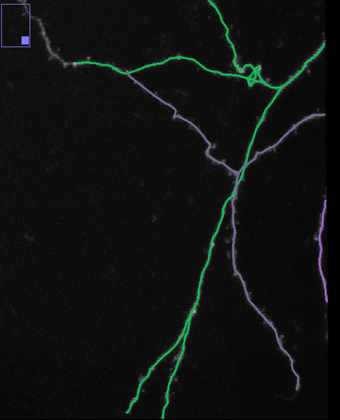
%> input picture Evaluation/data/evaluation/52-51/52.PNG, 340 x 420 px, shrunk from 1259 x 1553 before the run
$ octave --eval "result = FastMarching_old(imread('../../../../data/evaluation/52-51/52.PNG'));"   (GNU Octave 9; MATLAB toolbox functions it lacks are replaced by stand-ins)
%> lines starting %> are read from the running program, lines starting %| are printed output that depends on the picture
### Evaluation/ForCluster/TimeLapseFig3_101/Functions/Multi_Scale_LoG.m
% This is a fast multi-scale LoG filter. R is the scale,
% defined as sqrt(2) times the SD of the best LoG filter

function Im_max = Multi_Scale_LoG(Im,R_min,R_step,R_max,varargin)

if length(varargin)==1
    myClass=varargin{1};
else
    myClass.getFlag=NaN;
end

disp('Multi-scale LoG filtering started.')
cl=class(Im);

% [12 lines of commented-out code are left out]

sizeIm=size(Im);
if length(sizeIm)==2
    sizeIm(3)=1;
end

if R_min<0.1
    R_min=0.1;
end

s=R_min:R_step:R_max;

if isempty(s)
    Im_max=Im;
else
    del=0.01*R_min;

    s0=max(s);
    W=ceil(2.5*s0)*2+1;
    HW=(W-1)/2; % padding of Im
    center=(W+1)/2;
    %extra_padding=[0,0,0]; % extra padding to speed up fft
    extra_padding=[factorize(W-1+sizeIm(1)),factorize(W-1+sizeIm(2)),factorize(W-1+sizeIm(3))];

    %out = imaqmex_1('memorystatus');
    %out = imaqmem;
    %mem_left = out.AvailPhys;
    Byte_needed=(8*2*2*2+1)*prod(sizeIm+2.*HW+extra_padding);
    mem_left=Byte_needed+1;

    if(Byte_needed > mem_left)
        disp('Insufficient amount of available memory to run this plugin. Consider reducing the image.');
        Im_max=Im;
    else
        Im_max=zeros(sizeIm,cl);

        %fIm_pad=zeros(sizeIm+2.*HW+extra_padding,cl);
        %fIm_pad(HW+1:HW+sizeIm(1),HW+1:HW+sizeIm(2),HW+1:HW+sizeIm(3))=Im;

        fIm_pad=padarray(Im,[HW HW HW],'symmetric'); %'replicate'
        fIm_pad=padarray(fIm_pad,extra_padding,'post');

        clear Im
        fIm_pad=fftn(fIm_pad);

        sizeIm_pad=size(fIm_pad);
        if length(sizeIm_pad)==2
            sizeIm_pad(3)=1;
        end

        Kx=(2*pi*(0:sizeIm_pad(1)-1)./sizeIm_pad(1));
        Ky=(2*pi*(0:sizeIm_pad(2)-1)./sizeIm_pad(2));
        Kz=(2*pi*(0:sizeIm_pad(3)-1)./sizeIm_pad(3));
        Kxp=min(Kx,2*pi-Kx);
        Kyp=min(Ky,2*pi-Ky);
        Kzp=min(Kz,2*pi-Kz);

        for k=1:length(s)
            %%%%%%%%%%%%%%%%% LoG Filter %%%%%%%%%%%%%%%%%%%%%%%%%%%%%%%%%%%%%
            if myClass.getFlag()==1
               return;
            end

            fCSFx_pad1=exp(-Kxp.^2.*(s(k)-del)^2./4).*exp(1i.*Kx.*(center-1)); % conjugated fCSF
            fCSFy_pad1=exp(-Kyp.^2.*(s(k)-del)^2./4).*exp(1i.*Ky.*(center-1));
            fCSFz_pad1=exp(-Kzp.^2.*(s(k)-del)^2./4).*exp(1i.*Kz.*(center-1));

            fCSFx_pad2=exp(-Kxp.^2.*(s(k)+del)^2./4).*exp(1i.*Kx.*(center-1)); % conjugated fCSF
            fCSFy_pad2=exp(-Kyp.^2.*(s(k)+del)^2./4).*exp(1i.*Ky.*(center-1));
            fCSFz_pad2=exp(-Kzp.^2.*(s(k)+del)^2./4).*exp(1i.*Kz.*(center-1));

            Im_temp=real(ifftn(fIm_pad.*...
                (repmat(transpose(fCSFx_pad1),[1,sizeIm_pad(2),sizeIm_pad(3)]).*...
                repmat(fCSFy_pad1,[sizeIm_pad(1),1,sizeIm_pad(3)]).*...
                repmat(reshape(fCSFz_pad1,[1,1,sizeIm_pad(3)]),[sizeIm_pad(1),sizeIm_pad(2),1])-...
                repmat(fCSFy_pad2,[sizeIm_pad(1),1,sizeIm_pad(3)]).*...
                repmat(reshape(fCSFz_pad2,[1,1,sizeIm_pad(3)]),[sizeIm_pad(1),sizeIm_pad(2),1]))./(2*del/s(k)))); % correct up to a numerical factor

            Im_temp(Im_temp<0)=0;
            if ~isa(Im_max,'double')
                Im_temp=feval(cl,Im_temp./max(Im_temp(:)).*double(intmax(cl)));
            end
            Im_temp=Im_temp(1:sizeIm(1),1:sizeIm(2),1:sizeIm(3));
            %%%%%%%%%%%%%%%%%%%%%%%%%%%%%%%%%%%%%%%%%%%%%%%%%%%%%%%%%%%%%%%%%%

            % combining different scales
            if k==1
                Im_max=Im_temp;
                clear Im_temp
            else
                ind=(Im_temp > Im_max) & (Im_temp > Simple_Filters(Im_max,'Max',(2*s(k-1)+1).*ones(1,3)));
                Im_max(ind)=Im_temp(ind);
                clear Im_temp ind
            end

            display(['scale = ', num2str(s(k))])
        end
    end
end

disp('Multi-scale LoG filtering is complete.')

### Evaluation/ForCluster/TimeLapseFig3/NeuronTracerV20/factorize.m
% this function finds the smalest pad=N-N0 which will factorize N

function pad=factorize(N0)

factors=[2,3,5,7,11,13];
max_powers=ceil(log(N0)./log(factors));

[X1,X2,X3,X4,X5,X6]=ndgrid(0:max_powers(1),0:max_powers(2),0:max_powers(3),0:max_powers(4),0:max_powers(5),0:max_powers(6));
temp=factors(1).^X1.*factors(2).^X2.*factors(3).^X3.*factors(4).^X4.*factors(5).^X5.*factors(6).^X6-N0;
temp(temp<0)=inf;
[pad,~]=min(temp(:));
%[n1,n2,n3,n4,n5]=ind2sub(size(temp),ind);
%n1=n1-1; n2=n2-1; n3=n3-1; n4=n4-1;; n5=n5-1;
%[n1,n2,n3,n4,n5]

### Evaluation/ForCluster/TimeLapseFig3/NeuronTracerV20/Simple_Filters.m
% This function performs Max, Min, Mean, Median, and SD filtering
% filter_type is a string: 'Min', 'Max', 'Mean', 'Median', or 'SD'
% filter_size is a vector of three odd integers, e.g. [3,3,1]

function Im1=Simple_Filters(Im,filter_type,filter_size)

filter_size=fix(filter_size./2)*2+1;
disp([num2str(filter_size),' ',filter_type,' filtering started.'])

cl=class(Im);
sizeIm=size(Im);
if length(sizeIm)==2
    sizeIm(3)=1;
end
Im=double(Im);
Im1=zeros(sizeIm);
HW=(filter_size-1)./2;

for i=1:sizeIm(3)
    beg_ind=max(1,i-HW(3));
    end_ind=min(sizeIm(3),i+HW(3));
    Im_temp=Im(:,:,beg_ind:end_ind);

    if strcmp(filter_type,'Max')
        Im1(:,:,i) = max(Im_temp,[],3);
        Im1(:,:,i) = ordfilt2(Im1(:,:,i), filter_size(1)*filter_size(2), ones(filter_size(1),filter_size(2)));
    elseif strcmp(filter_type,'Min')
        Im1(:,:,i) = min(Im_temp,[],3);
        Im1(:,:,i) = ordfilt2(Im1(:,:,i), 1, ones(filter_size(1),filter_size(2)));
    elseif strcmp(filter_type,'Mean')
        Im1(:,:,i) = mean(Im_temp,3);
        H=fspecial('average',filter_size(1:2));
        Im1(:,:,i) = imfilter(Im1(:,:,i),H,'replicate');
    elseif strcmp(filter_type,'Median') % this calculation does not give the true median
        Im1(:,:,i) = median(Im_temp,3);
        Im1(:,:,i) = ordfilt2(Im1(:,:,i), (filter_size(1)*filter_size(2)+1)/2, ones(filter_size(1),filter_size(2)));
    elseif strcmp(filter_type,'SD')
        X2 = mean(Im_temp.^2,3);
        X1 = mean(Im_temp,3);
        H=fspecial('average',filter_size(1:2));
        Im1(:,:,i) = (imfilter(X2,H,'replicate')-imfilter(X1,H,'replicate').^2).^0.5;
    else
        error('Unknown method')
    end
end

if ~strcmp(cl,'double')
    Im1=Im1-min(Im1(:));
    Im1=feval(cl,Im1./max(Im1(:)).*double(intmax(cl)));
end
disp([num2str(filter_size),' ',filter_type,' filtering is complete'])

### Evaluation/ForCluster/TimeLapseFig3_101/NeuronTracerV20/Additional Functions/FastMarching_old.m
% This function solves of the Eikonal equation by using the Fast Marching algorithm
% of Sethian. T is the arival time map. The boundary condition is set as
% T(Start_X,Start_Y,Start_Z) = 0 (if start point is provided).

function T=FastMarching_old(Orig)

disp('Fast Marching started.')

N_steps=200; % number of re-initialization steps
Max_dist=15; % re-initialization is done if a fornt reaches Max_dist

Orig=Multi_Scale_LoG(Orig,2,1,3);
%> the loop in Multi_Scale_LoG, `for k=1:length(s)` made 2 passes
%> pass 1, in Multi_Scale_LoG, `Im_temp=Im_temp(1:sizeIm(1),1:sizeIm(2),1:sizeIm(3));`:
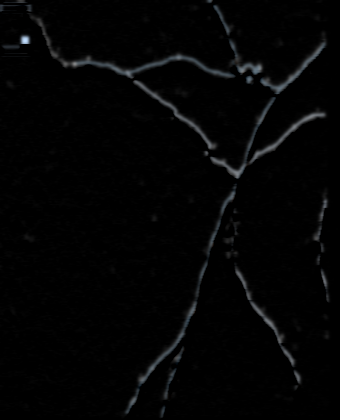
%> Im_temp: size 420x340x3 uint8; mean R, G, B 3.6, 3.9, 4.1
%> pass 2, in Multi_Scale_LoG, `ind=(Im_temp > Im_max) & (Im_temp > Simple_Filters(Im_max,'Max',(2*s(k..`:
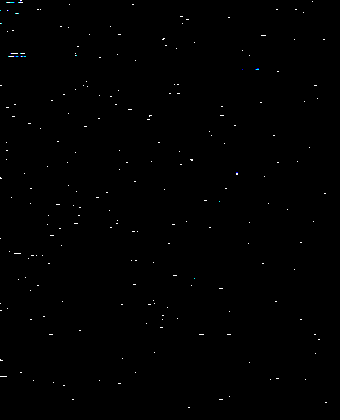
%> ind: size 420x340x3 logical; mean R, G, B 0.0028, 0.00296, 0.00307
Orig=double(Orig);
Orig=Orig-min(Orig(:));
Orig=(Orig./max(Orig(:)));
Orig(Orig<0.01)=0.01;

sizeOrig=size(Orig);
if length(sizeOrig)==2
    sizeOrig=[sizeOrig,1];
end
Im=zeros(sizeOrig+4);
Im(3:end-2,3:end-2,3:end-2)=Orig;
sizeIm=size(Im);

BW = imregionalmax(Im,26);
StartVoxel=find(BW & Im>0.75);
StartVoxel=StartVoxel(10);
[SVx,SVy,SVz]=ind2sub(sizeIm,StartVoxel);

SE=zeros(3,3,3);
SE([5,11,13,15,17,23])=1; % 6-neighbors
SE=strel(SE);
[offsets, ~]=getneighbors(SE);
ii=offsets(:,1); jj=offsets(:,2); kk=offsets(:,3);
iip=ii'; jjp=jj'; kkp=kk';

T=inf(sizeIm); T(StartVoxel)=0;
D=inf(sizeIm); D(StartVoxel)=0;
L=zeros(sizeIm); L(StartVoxel)=(1:length(StartVoxel));

KnownPoints=zeros(10000,1);
NPcount=length(StartVoxel);
KnownPoints(1:NPcount)=StartVoxel;
TrialPoints=zeros(10000,1);
TPcount=0;
T_TrialPoints=inf(10000,1);

NHood=RegionNhood(KnownPoints(1:NPcount),sizeIm,ii,jj,kk);
NHood(ismember(NHood,KnownPoints(1:NPcount)))=[];

figure(100)
imshow(max(Im,[],3)), hold on
[NVx,NVy,NVz]=ind2sub(sizeIm,KnownPoints(1:NPcount));
plot3(NVy,NVx,NVz,'r.')
drawnow

for i=1:N_steps
    display([i/N_steps,length(unique(L(L>0)))]);
    stop_cond=true;
    while stop_cond
% [5 lines of commented-out code are left out]
        ind=[NHood-1,NHood+1,NHood-sizeIm(1),NHood+sizeIm(1),NHood-sizeIm(1)*sizeIm(2),NHood+sizeIm(1)*sizeIm(2)];
        [T(NHood),D(NHood)]=BackSolver(Im(NHood),T(ind),D(ind));
        keep_ind=(L(NHood)==0);
        L(NHood(keep_ind))=max(L(ind(keep_ind,:)),[],2);
        TrialPoints(TPcount+1:TPcount+sum(keep_ind))=NHood(keep_ind);
        T_TrialPoints(TPcount+1:TPcount+sum(keep_ind))=T(NHood(keep_ind));
        TPcount=TPcount+sum(keep_ind);

        [~,ind2]=min(T_TrialPoints); %(1:TPcount)
        NewKnownPoint=TrialPoints(ind2);
        TrialPoints(ind2)=inf;
        T_TrialPoints(ind2)=inf;
        KnownPoints(NPcount+1)=NewKnownPoint;
        NPcount=NPcount+1;
        [x,y,z]=ind2sub_AS(sizeIm,NewKnownPoint);
        NHood = ii+x+(jj+y-1).*sizeIm(1)+(kk+z-1).*(sizeIm(1)*sizeIm(2));
        collision=(sum(L(NHood))~=sum(L(NHood)>0).*max(L(NHood)));
        %NHood(ismember(NHood,KnownPoints))=[];
        NHood(T(NHood)<=T(NewKnownPoint))=[];

        if D(NewKnownPoint)>=Max_dist
            stop_cond=false;
        end
        if collision
            stop_cond=false;
        end
    end

    [T,D,L]=GradientDescent(T,D,L,NewKnownPoint);
    ind=find(TrialPoints(1:TPcount)==inf); % remove inf
    TrialPoints(ind)=[];
    T_TrialPoints(ind)=[];
    TPcount=TPcount-length(ind);

    ind=find(T(TrialPoints(1:TPcount))==inf | L(TrialPoints(1:TPcount))==L(NewKnownPoint));
    TrialPoints(ind)=[];
    T_TrialPoints(ind)=[];
    TPcount=TPcount-length(ind);

    ind=find(T(KnownPoints(1:NPcount))==inf | L(KnownPoints(1:NPcount))==L(NewKnownPoint));
    KnownPoints(ind)=[];
    NPcount=NPcount-length(ind);
    new_region_ind=find(L==L(NewKnownPoint));
    KnownPoints(NPcount+1:NPcount+length(new_region_ind))=new_region_ind;
    NPcount=NPcount+length(new_region_ind);

    NHood=RegionNhood(new_region_ind,sizeIm,ii,jj,kk);
    NHood(ismember(NHood,KnownPoints(1:NPcount)))=[];

    figure(100)
    [NVx,NVy,NVz]=ind2sub(sizeIm,new_region_ind);
    plot3(NVy,NVx,NVz,'r.')
    drawnow
end

Labels=unique(L(:));
Labels(Labels==0)=[];
for i=1:length(Labels)
    temp_ind=(L==Labels(i));
    temp_ind2=(T>min(T(temp_ind)));

    L(temp_ind & temp_ind2)=0;
    D(temp_ind & temp_ind2)=inf;
    T(temp_ind & temp_ind2)=inf;
end

disp('Fast Marching is complete.')
%%%%%%%%%%%%%%%%%%%%%%%%%%%%%%%%%%%%%%%%%%%%%%%%%%%%%%%%%%%%%%%%%%%%%

% [EVx,EVy,EVz]=ind2sub(sizeIm,NewKnownPoint);
%
figure
imshow(max(L,[],3),[0 max(L(:))]), hold on
plot3(SVy,SVx,SVz,'r.')
plot3(EVy,EVx,EVz,'g.')
% [15 lines of commented-out code are left out]

%%%%%%%%%%%%%%%%%%%%%%%%%%%%%%%%%%%%%%%%%%%%%%%%%%%%%%%%%%%%%%%%%%%%%
% this function finds arrival time, T, and distance, D, for the trial points
% [22 lines left out: function BackSolver, not called in this run]

%%%%%%%%%%%%%%%%%%%%%%%%%%%%%%%%%%%%%%%%%%%%%%%%%%%%%%%%%%%%%%%%%%%%%
% This function performs gradient descent from ind (a single point) to
% T=0. T map of the region is reset to the gradient descent path, Tnew.
% If there are multiple labels neighboring ind, the gradient descent will
% go into all these labeld regions. The result will be merged and
% relabeled.
% [68 lines left out: function GradientDescent, not called in this run]
%> in FastMarching_old, `StartVoxel=find(BW & Im>0.75);`: StartVoxel = 594915
%> (the run ends here)
